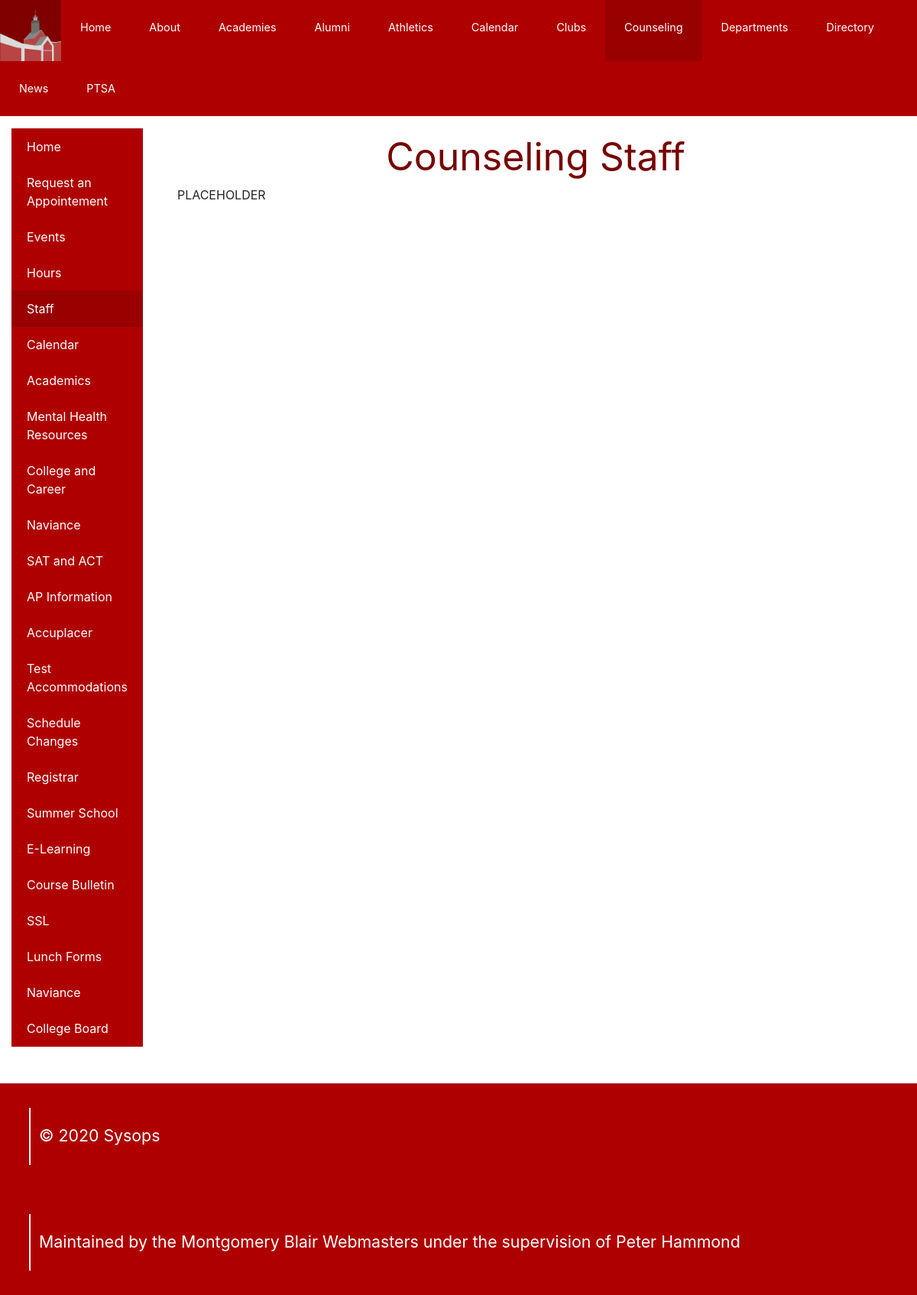
The app's page /Staff/ with its own data.
### core/models.py (models this page shows, shortened)
class TextPage(models.Model):
    title = models.CharField(max_length=200)
    shortTitle = models.CharField(max_length=200)
    content = models.TextField()
    numId = models.IntegerField()

### core/views.py (the view)
# urls.py: path('<str:st>/', views.contentPage, name='content'),
def contentPage(request,st):
    return render(request,"core/content.html",{"objects":TextPage.objects.order_by('numId'),"text":get_object_or_404(TextPage,shortTitle=st )})

### core/templates/core/content.html (shortened to what this page needs)
{% extends 'base.html' %}
{% block body %}
    <p style="text-align:center;font-size: 50px;color:#700;margin:0">{{text.title}}</p>
      <div style="text-align:left;padding-left:15px;padding-right:20px">
        {% load bbcode_tags %}
        <p>{{ text.content|bbcode|safe }}</p>
    </div>
</div>
{% endblock %}

### core/templates/core/sidebar.html
<div class="list-group float-left">
    <a id="homePageLink" href="{% url 'core:index' %}" class="list-group-item list-group-item-action">Home</a>
    <a id="formLink" href="https://docs.google.com/forms/d/e/1FAIpQLSdyIrtRv1Kg4lCMIiMbjAwGuqTG3Bg8hrPeeY5CjTykh388OA/viewform" class="list-group-item list-group-item-action">Request an Appointement</a>
    <a id="eventsLink" href="{% url 'core:events' %}" class="list-group-item list-group-item-action">Events</a>
    {% for object in objects %}
    <a id="sidelink-{{object.id}}" href="{% url 'core:content' object.shortTitle %}" class="list-group-item list-group-item-action">{{ object.shortTitle }}</a>
    {% endfor %}
    <a href="#" class="list-group-item list-group-item-action external">Naviance</a>
    <a href="#" class="list-group-item list-group-item-action external">College Board</a>
</div>

### static/core/style.css (style rules this page uses)
body { font-family: "Tahoma", Geneva, sans-serif; background-color: #eeeeee; margin: 0; padding: 0; }
.list-group-item.list-group-item-action.active { background-color: #990000; border: none; }
.list-group-item.list-group-item-action { background-color: #af0000; color: white; border: none; transition: background-color 0.5s; }
.list-group { background-color: #af0000; border: none; }

### records on screen
TextPage: shortTitle "Hours"
TextPage: shortTitle "Staff", title "Counseling Staff", content|bbcode "PLACEHOLDER"
TextPage: shortTitle "Calendar"
TextPage: shortTitle "Academics"
TextPage: shortTitle "Mental Health Resources"
TextPage: shortTitle "College and Career"
TextPage: shortTitle "Naviance"
TextPage: shortTitle "SAT and ACT"
TextPage: shortTitle "AP Information"
TextPage: shortTitle "Accuplacer"
TextPage: shortTitle "Test Accommodations"
TextPage: shortTitle "Schedule Changes"
TextPage: shortTitle "Registrar"
TextPage: shortTitle "Summer School"
TextPage: shortTitle "E-Learning"
TextPage: shortTitle "Course Bulletin"
TextPage: shortTitle "SSL"
TextPage: shortTitle "Lunch Forms"
